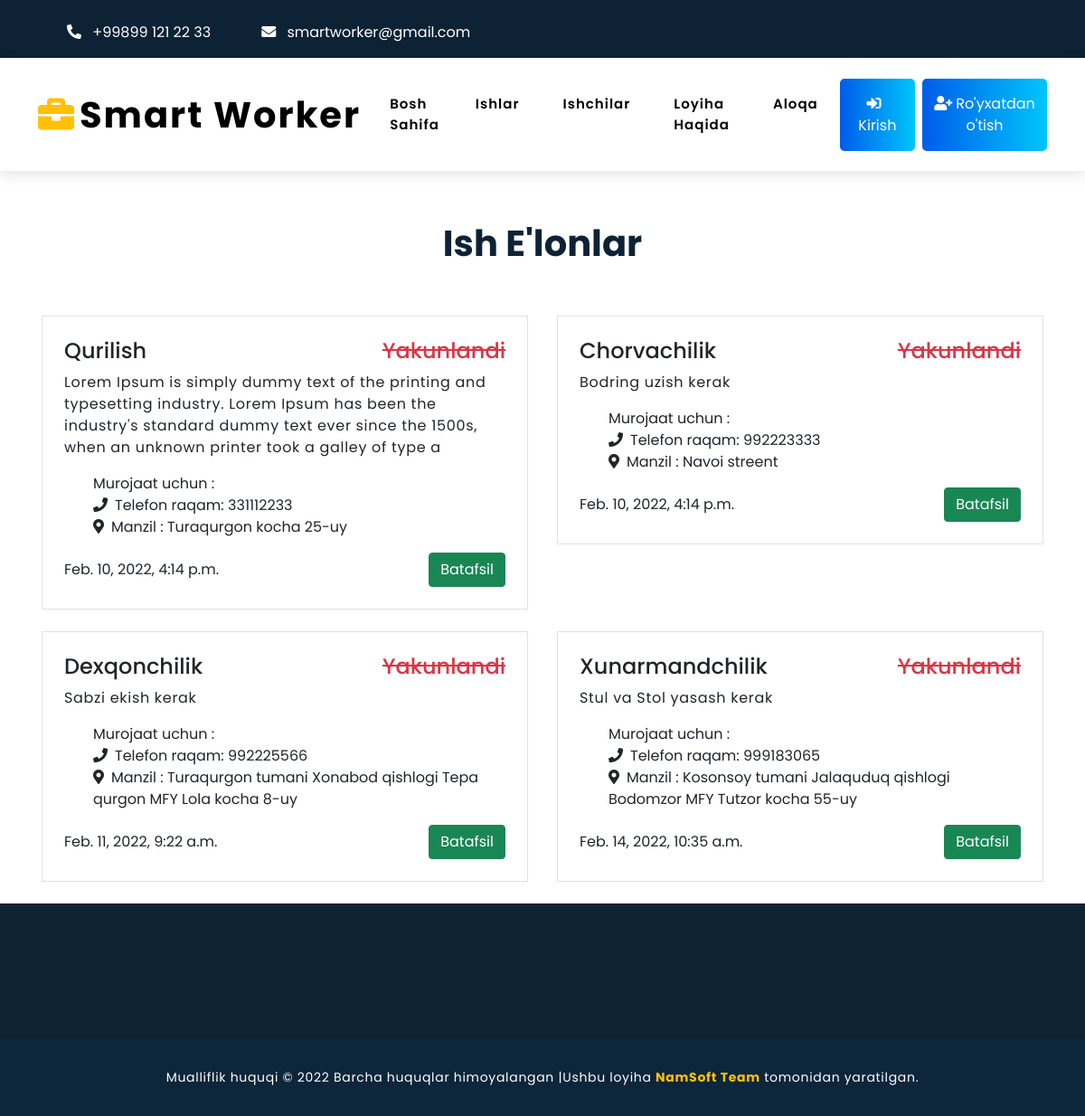
Page /allAnounce/ on the earlier database version.
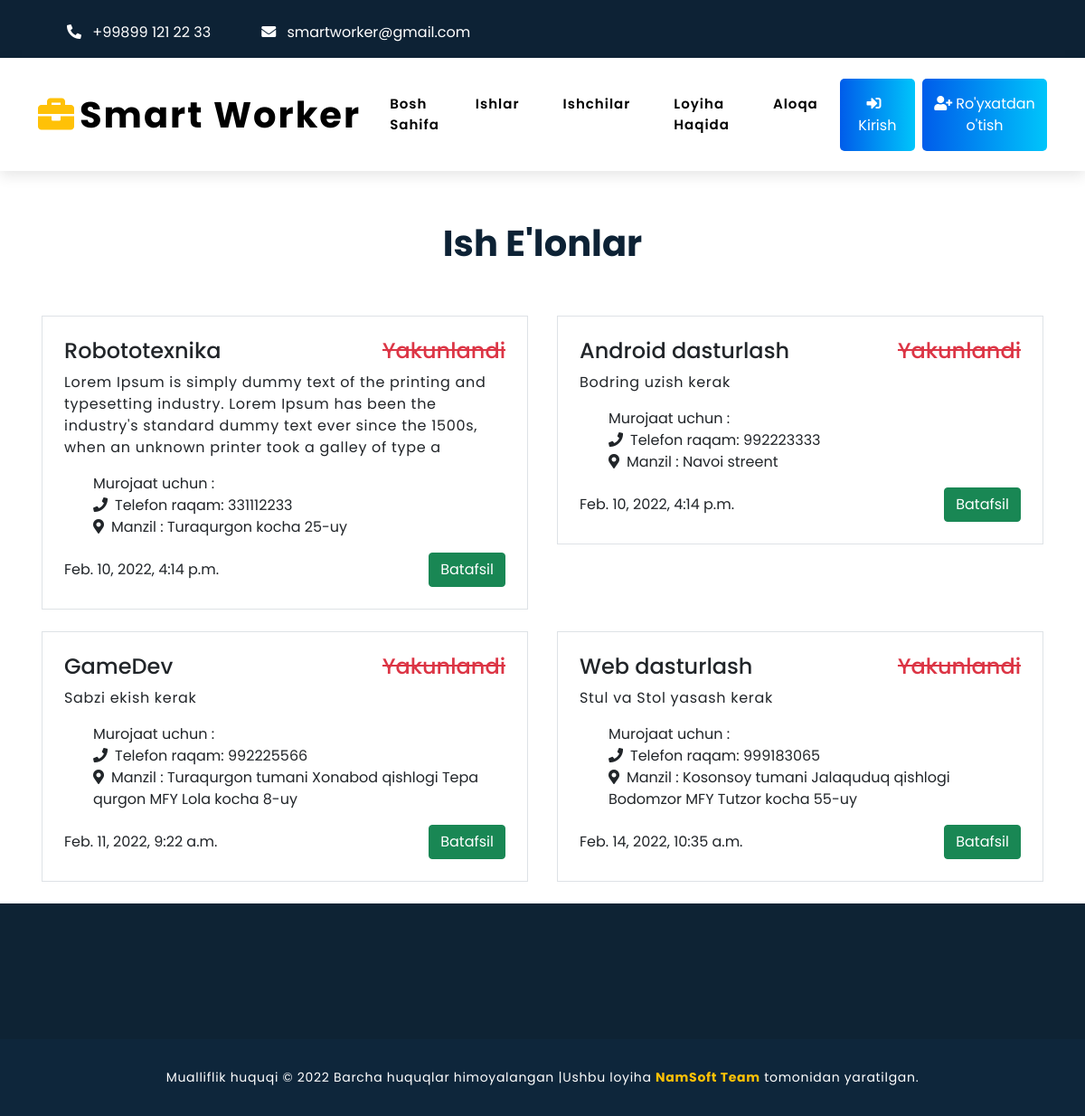
Same page on the later database version.
### mardikor/models.py (models this page shows, shortened)
class Advertisement(models.Model):
    STATUS=(
        ('Aktiv','Aktiv'),('Yakunlandi','Yakunlandi')
    )
    PERMISSION_STATUS=(
        ('Ha','Ha'),('Yoq','Yoq')
    )
    user=models.ForeignKey(User,on_delete=models.CASCADE)
    category=models.ForeignKey(Category,on_delete=models.CASCADE)
    title=models.CharField(max_length=200)
    body=RichTextField()
    phone=models.CharField(max_length=100)
    address=models.TextField()
    condition=models.CharField(choices=STATUS,max_length=50,default='Aktiv')
    permission=models.CharField(choices=PERMISSION_STATUS,max_length=50,default='Yoq')
    created_at = models.DateTimeField(auto_now_add=True, null=True)
    updated_at = models.DateTimeField(auto_now_add=True, null=True)

class Category(models.Model):
    name=models.CharField(max_length=100)
    image=models.ImageField(upload_to='media/categoryImg',blank=True)
    created_at = models.DateTimeField(auto_now_add=True, null=True)
    updated_at = models.DateTimeField(auto_now_add=True, null=True)
    def __str__(self):
        return self.name

### mardikor/views.py (the view)
# urls.py: path('allAnounce/',allAnounce,name='allAnounce'),
def allAnounce(request):
    context={}
    data=Advertisement.objects.filter(permission='Ha')
    context['data']=data
    if 'catId' in request.GET:
        cat=request.GET['catId']
        advertise=Advertisement.objects.filter(category__id=cat)
        context['data']=advertise
    return render(request,'allAnnouncement.html',context)

### templates/allAnnouncement.html
{% extends 'base.html' %}
{% block mycontent %}
  <section class="featured-job-area feature-padding pt-2 mt-5 ">
      <div class="container">
        <div class="row">
          <div class="col-lg-12">
            <div class="section-tittle text-center">
              {% if data|length < 1 %}
              <h1 class="display-7 fw-bold text-warning" style="color: #0D2235;">Ushbu soha bo'yicha yaqin kunlarda e'lonlar yuklanadi</h1>
              {% else %}
              <h1 class="display-7 fw-bold" style="color: #0D2235;">Ish E'lonlar</h1>
              {% endif %}
            </div>
          </div>
        </div>
        <div class="row justify-content-center pt-5">
          {% for info in data %}
          <div class="col-12 col-lg-6 single-job-items mb-4 px-3">
            <div class="job-items border p-4 ">
              <div class="job-tittle">
                <a href="job_details.html" class="text-decoration-none text-dark">
                  <div class="d-flex justify-content-between">
                    <h4>{{info.category}}</h4>
                    {% if info.condition == 'Yakunlandi' %}
                    <h4 class="text-danger"><s>{{info.condition}}</s></h4>
                    {% else %}
                    <h4 class="text-success">{{info.condition}}</h4>
                    {% endif %}
                  </div>
                </a>
                <p>
                  {{info.title}}
                </p>
                <div class="d-flex justify-content-between">
                  <ul>
                    <li>Murojaat uchun : </li>
                    <li><i class="fas fa-phone me-2"></i>Telefon raqam: <span>{{info.phone}}</span></li>
                    <li><i class="fas fa-map-marker-alt me-2"></i>Manzil : <span>{{info.address}}</span></li>
                  </ul>
                </div>
              </div>
              <div class="items-link d-flex justify-content-between align-items-center">
                <span class="oclock">{{info.created_at}}</span>
                <a href="{% url 'announce_details' info.id %}" class="btn h-25 btn-success">Batafsil</a>
              </div>
            </div>
          </div>
          {% endfor %}
        </div>
      </div>
    </section>
{% endblock %}

### templates/base.html (shortened to what this page needs)
<!DOCTYPE html>
{% load static %}
<html lang="en">
<head>
  <link href="https://cdn.jsdelivr.net/npm/bootstrap@5.0.2/dist/css/bootstrap.min.css" rel="stylesheet"
>
  <link rel="stylesheet" href="{% static 'css/style.css' %}">
  <link rel="stylesheet" href="https://use.fontawesome.com/releases/v5.15.4/css/all.css"
>
  <link rel="stylesheet" href="{% static 'owl-carousel-offline/assets/owl.carousel.css' %}">
</head>
<body>
  <section class="container-fluid d-flex flex-column" style="min-height:100vh !important;">
    <section class="telNumber">
      <div class="container">
        <div class="row justify-content-between py-3">
          <div class="adress col-md-9 col-12 text-sm-start text-center d-sm-flex d-block">
            <div class="mx-4 mt-2"> <i class="fas fa-phone-alt mx-2"></i> +99899 121 22 33</div>
            <div class="mx-4 mt-2"> <i class="fas fa-envelope mx-2"></i> smartworker@gmail.com</div>
          </div>
        </div>
      </div>
    </section>
    <section class="flex-fill" id="header">
      <nav id="nav" class="navbar navbar-expand-lg ">
        <div class="container">
          <a class="navbar-brand" href="{% url 'index-page' %}"><i class="fas fa-briefcase text-warning me-1"></i>Smart Worker</a>
          <div class="collapse div navbar-collapse" id="navbarSupportedContent">
            <ul class="navbar-nav me-auto mb-2 mb-lg-0 col justify-content-end text-capitalize">
              <li class="nav-item py-lg-4 px-lg-2">
                <a class="nav-link active" aria-current="page" href="{% url 'index-page' %}">Bosh sahifa</a>
              </li>
              <li class="nav-item py-lg-4 px-lg-3">
                <a class="nav-link" href="{% url 'allAnounce' %}">Ishlar</a>
              </li>
              <li class="nav-item py-lg-4 px-lg-3">
                <a class="nav-link" href="{% url 'allEmployers' %}">Ishchilar</a>
              </li>
              <li class="nav-item py-lg-4 px-lg-3">
                <a class="nav-link" href="{% url 'about' %}">Loyiha haqida</a>
              </li>
              <li class="nav-item py-lg-4 px-lg-3">
                <a class="nav-link" href="#">Aloqa</a>
              </li>
            </ul>
            {% if user.is_authenticated %}
            <form class="d-flex">
              <a class="btn-content hvr-btn py-3 text-decoration-none text-center  px-2 me-2"
                 href="{% url 'user_logout' %}">
               <i class="fas fa-sign-out-alt me-2"></i>Chiqish
              </a>
              <a class="btn-content hvr-btn py-3 text-decoration-none text-center  px-4"
                 href="{% url 'viewProfile'%}">
                <i class="fas fa-user-plus"></i>Profil
              </a>
              {% else %}
              <a class="btn-content hvr-btn py-3 text-decoration-none text-center  px-3 me-2"
                 href="{% url 'user_login' %}">
                <i class="fas fa-sign-in-alt fa-1x me-2"></i>Kirish
              </a>
              <a class="btn-content hvr-btn py-3 text-decoration-none text-center  px-2"
                 href="{% url 'signup'%}">
                <i class="fas fa-user-plus me-1"></i>Ro'yxatdan o'tish
              </a>
            {% endif %}
          </div>
        </div>
      </nav>
    </section>
      {% block mycontent %}
      {% endblock %}
     <section class="footer">
        <div class="container">
        <div class="row justify-content-center ">
          <div class="owl-carousel caseStudyCarusel owl-theme">
            <div class="item">
            </div>
            <div class="item">
            </div>
            <div class="item">
            </div>
            <div class="item">
            </div>
            <div class="item">
            </div>
            <div class="item">
            </div>
          </div>
        </div>
      </div>
        <div class="footerCol text-center py-3  text-white">
        <p class="mt-3"> Mualliflik huquqi © 2022 Barcha huquqlar himoyalangan |Ushbu loyiha  <span class="text-warning fw-bold">NamSoft Team</span> tomonidan
          yaratilgan.</p>
      </div>
   </section>
  </section>
</body>
</html>

### static/css/style.css (style rules this page uses)
* { margin: 0;padding: 0;box-sizing: border-box; font-family: 'Poppins', sans-serif; }
.container-fluid { padding: 0 !important; }
.telNumber { background: #0D2235; color: #fff; }
nav { background: #fff; transition: all 0.3s linear; box-shadow: 0 5px 15px rgba(0, 0, 0, 0.1); }
.navbar-nav li a { color: #000; font-family: 'Poppins', sans-serif; letter-spacing: 1px; font-size: 15px; font-weight: 600; }
.navbar-brand { color: #000; font-family: 'Poppins', sans-serif; font-weight: bold; font-size: 40px; letter-spacing: 2px; }
#header { width: 100%; height: auto; }
p { font-family: 'Poppins', sans-serif; letter-spacing: .7px; }
.btn-content.hvr-btn { background-image: linear-gradient(to right, #005cea 0%, #00c5fb 50%, #005cea 100%); color: #fff; border-radius: 5px; background-size: 200% auto; transition: all .5s ease-in-out; }
.job-items { transition: all .3s linear; }
.job-tittle a { color: black; text-decoration: none; }
.job-tittle ul { list-style: none; }
.servicesCards:hover h3,span { transition: all .4s ease-in-out; }
.item { padding: 30px; color: #fff; height: 150px; display: flex; align-items: center; justify-content: center; }
.footer { background-color: #0E2334; }
.footer p { font-size: 14px; }
.footerCol { background-color: #0E263B; }

Differences in the rows shown:
changed through a linked row, Advertisement "Turaqurgon kocha 25-uy": category "Qurilish" → "Robototexnika"
changed through a linked row, Advertisement "Bodring uzish kerak": category "Chorvachilik" → "Android dasturlash"
changed through a linked row, Advertisement "Sabzi ekish kerak": category "Dexqonchilik" → "GameDev"
changed through a linked row, Advertisement "Stul va Stol yasash kerak": category "Xunarmandchilik" → "Web dasturlash"
